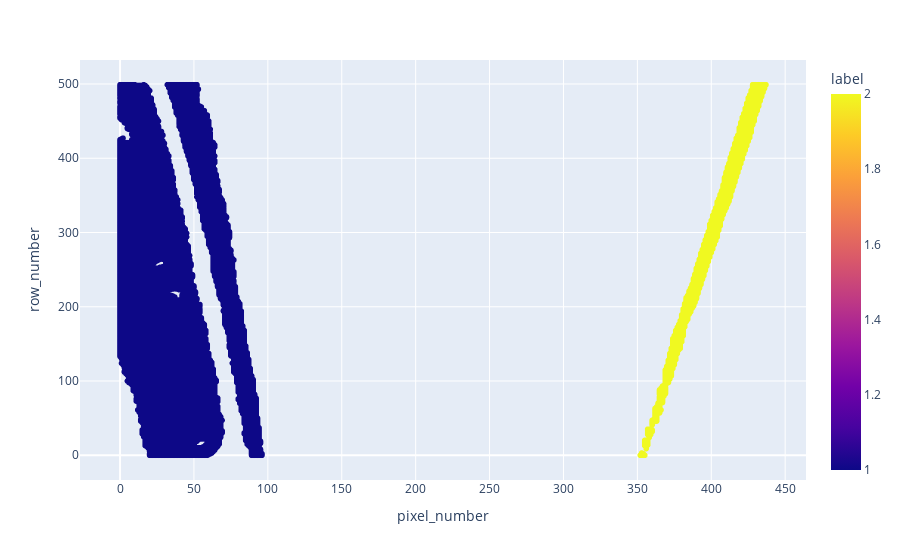

The notebook cell this image was saved under:
### Code cell
df = pd.read_csv("D:/stage_ete_SDC_data/data_store_warp/dataframes/data200.csv")
fig = px.scatter(df, x="pixel_number", y="row_number", color="label")
fig.show()

### Figure 1 — Plotly figure (JSON) as saved in the notebook; plotly's stock layout.template omitted (floating-point values rounded to 4 significant figures; data arrays with more than 128 entries replaced by an {"elided": "..."} marker saying what was removed)
{"data": [{"hovertemplate": "pixel_number=%{x}<br>row_number=%{y}<br>label=%{marker.color}<extra></extra>", "legendgroup": "", "marker": {"color": {"elided": "31734 int values"}, "coloraxis": "coloraxis", "symbol": "circle"}, "mode": "markers", "name": "", "showlegend": false, "type": "scattergl", "x": {"elided": "31734 int values"}, "xaxis": "x", "y": {"elided": "31734 int values"}, "yaxis": "y"}], "layout": {"coloraxis": {"colorbar": {"title": {"text": "label"}}, "colorscale": [[0, "#0d0887"], [0.1111, "#46039f"], [0.2222, "#7201a8"], [0.3333, "#9c179e"], [0.4444, "#bd3786"], [0.5556, "#d8576b"], [0.6667, "#ed7953"], [0.7778, "#fb9f3a"], [0.8889, "#fdca26"], [1, "#f0f921"]]}, "legend": {"tracegroupgap": 0}, "margin": {"t": 60}, "xaxis": {"anchor": "y", "domain": [0, 1], "title": {"text": "pixel_number"}}, "yaxis": {"anchor": "x", "domain": [0, 1], "title": {"text": "row_number"}}}}
